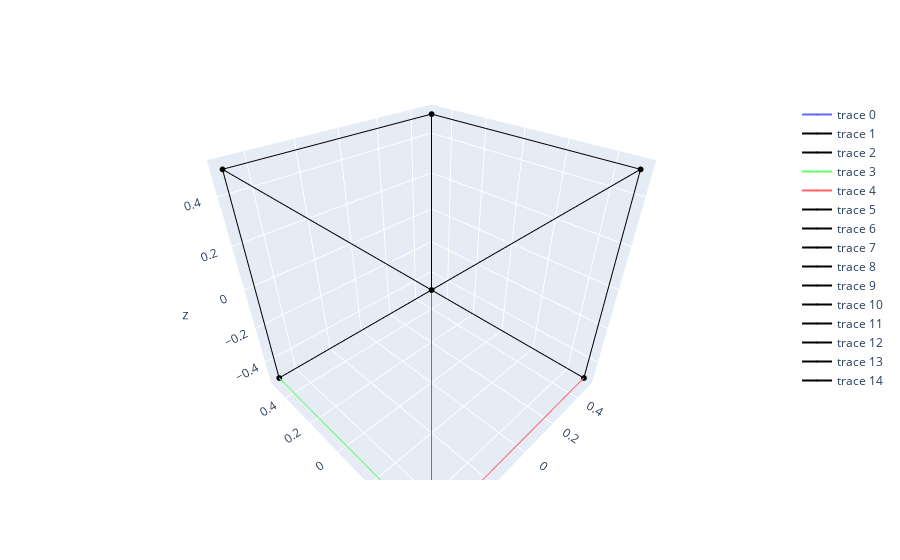
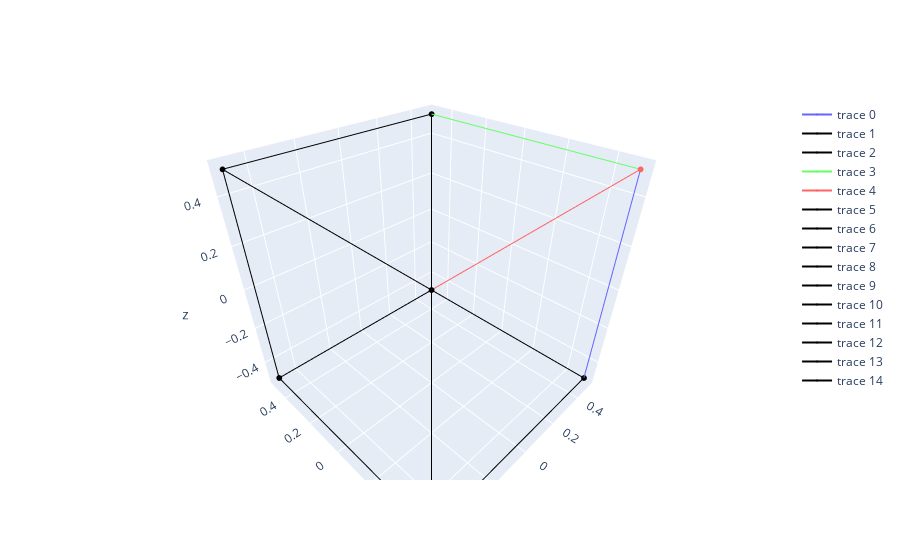
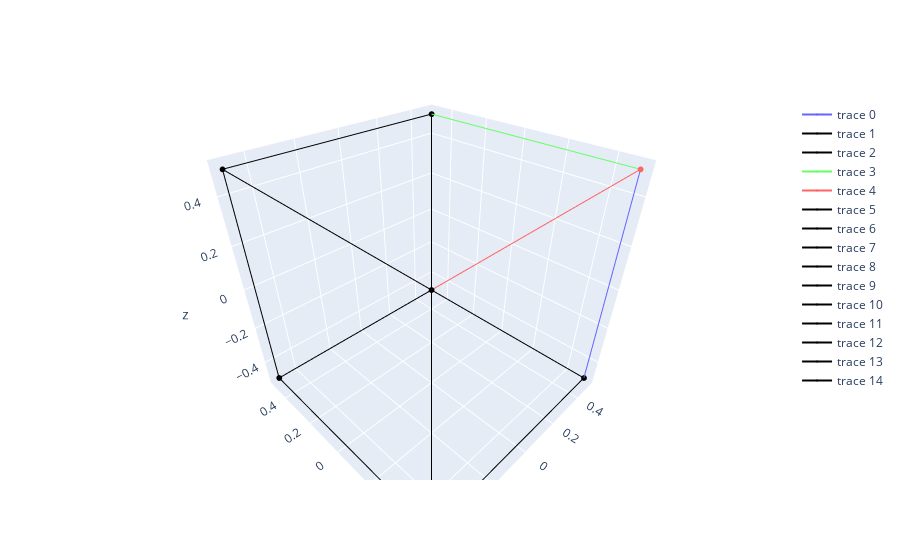

Notebook source saved alongside these figures, in order:
### Code cell
roll  = np.deg2rad(0)  # pitch
pitch = np.deg2rad(45)  # yaw
yaw   = np.deg2rad(45) # roll
distance = 2

R = np.matmul(
    rpy2rm(np.deg2rad(0), np.deg2rad(0), 0),
    rpy2rm(roll, pitch, yaw)
)


Rx = rpy2rm(np.deg2rad(45), np.deg2rad(0), np.deg2rad(0))
Ry = rpy2rm(np.deg2rad(0), np.deg2rad(45), np.deg2rad(0))
Rz = rpy2rm(np.deg2rad(0), np.deg2rad(0), np.deg2rad(45))
Ryz = rpy2rm(roll, pitch, yaw)

R1 = rpy2rm(np.deg2rad(0), np.deg2rad(180), np.deg2rad(0))
R2 = rpy2rm(np.deg2rad(180), np.deg2rad(0), np.deg2rad(180))

plot3d(SimplePose.landmarks, SimplePose.CONN_PATH_LIST, SimplePose.EDGE_COLOR)
plot3d( (R1 @ SimplePose.landmarks.T).T, SimplePose.CONN_PATH_LIST, SimplePose.EDGE_COLOR)
plot3d( (R2 @ SimplePose.landmarks.T).T, SimplePose.CONN_PATH_LIST, SimplePose.EDGE_COLOR)
#plot3d( (Rx @ SimplePose.landmarks.T).T, SimplePose.CONN_PATH_LIST, SimplePose.EDGE_COLOR)
#plot3d( (Ry @ SimplePose.landmarks.T).T, SimplePose.CONN_PATH_LIST, SimplePose.EDGE_COLOR)
#plot3d( (Rz @ SimplePose.landmarks.T).T, SimplePose.CONN_PATH_LIST, SimplePose.EDGE_COLOR)
#plot3d( (Ryz @ SimplePose.landmarks.T).T, SimplePose.CONN_PATH_LIST, SimplePose.EDGE_COLOR)

'''
translation = np.matmul(
    R,
    np.array([0, 0, distance]).reshape(-1, 1)
).reshape(-1, 1)

extrinsic = np.vstack([
    np.hstack([
        
        np.linalg.inv(R) ,
        #np.linalg.inv(np.matmul(
        #    rpy2rm( np.deg2rad(00), np.deg2rad(90), np.deg2rad(00) ), R
        #)),

        np.array([0, 0, distance]).reshape(-1, 1)

        #translation
    ]),
    np.array([0, 0, 0, 1])
])

print('extrinsic')
print(extrinsic)

f = 2
cx = 10
cy = 10
intrinsic = np.array([
    [f, 0, cx],
    [0, f, cy],
    [0, 0, 1]
])

projected = project2image(SimplePose.landmarks, extrinsic, intrinsic)

plot3d(SimplePose.landmarks, SimplePose.CONN_PATH_LIST)
plot(projected, SimplePose.CONN_PATH_LIST)
#PoseVisualizer.visualize(projected, SimplePose.CONN_PATH_LIST)
'''

### Figure 1 — Plotly figure (JSON) as saved in the notebook; plotly's stock layout.template omitted (floating-point values rounded to 4 significant figures)
{"data": [{"line": {"color": "rgb(100, 100, 255)"}, "marker": {"color": "rgb(100, 100, 255)", "size": 2}, "mode": "lines+markers+text", "type": "scatter3d", "x": [-0.5, -0.5], "y": [-0.5, -0.5], "z": [-0.5, 0.5]}, {"line": {"color": "rgb(0, 0, 0)"}, "marker": {"color": "rgb(0, 0, 0)", "size": 2}, "mode": "lines+markers+text", "type": "scatter3d", "x": [-0.5, -0.5], "y": [-0.5, 0.5], "z": [0.5, 0.5]}, {"line": {"color": "rgb(0, 0, 0)"}, "marker": {"color": "rgb(0, 0, 0)", "size": 2}, "mode": "lines+markers+text", "type": "scatter3d", "x": [-0.5, -0.5], "y": [0.5, 0.5], "z": [0.5, -0.5]}, {"line": {"color": "rgb(100, 255, 100)"}, "marker": {"color": "rgb(100, 255, 100)", "size": 2}, "mode": "lines+markers+text", "type": "scatter3d", "x": [-0.5, -0.5], "y": [0.5, -0.5], "z": [-0.5, -0.5]}, {"line": {"color": "rgb(255, 100, 100)"}, "marker": {"color": "rgb(255, 100, 100)", "size": 2}, "mode": "lines+markers+text", "type": "scatter3d", "x": [-0.5, 0.5], "y": [-0.5, -0.5], "z": [-0.5, -0.5]}, {"line": {"color": "rgb(0, 0, 0)"}, "marker": {"color": "rgb(0, 0, 0)", "size": 2}, "mode": "lines+markers+text", "type": "scatter3d", "x": [0.5, 0.5], "y": [-0.5, -0.5], "z": [-0.5, 0.5]}, {"line": {"color": "rgb(0, 0, 0)"}, "marker": {"color": "rgb(0, 0, 0)", "size": 2}, "mode": "lines+markers+text", "type": "scatter3d", "x": [0.5, -0.5], "y": [-0.5, -0.5], "z": [0.5, 0.5]}, {"line": {"color": "rgb(0, 0, 0)"}, "marker": {"color": "rgb(0, 0, 0)", "size": 2}, "mode": "lines+markers+text", "type": "scatter3d", "x": [-0.5, 0.5], "y": [-0.5, -0.5], "z": [0.5, 0.5]}, {"line": {"color": "rgb(0, 0, 0)"}, "marker": {"color": "rgb(0, 0, 0)", "size": 2}, "mode": "lines+markers+text", "type": "scatter3d", "x": [0.5, 0.5], "y": [-0.5, 0.5], "z": [0.5, 0.5]}, {"line": {"color": "rgb(0, 0, 0)"}, "marker": {"color": "rgb(0, 0, 0)", "size": 2}, "mode": "lines+markers+text", "type": "scatter3d", "x": [0.5, -0.5], "y": [0.5, 0.5], "z": [0.5, 0.5]}, {"line": {"color": "rgb(0, 0, 0)"}, "marker": {"color": "rgb(0, 0, 0)", "size": 2}, "mode": "lines+markers+text", "type": "scatter3d", "x": [-0.5, 0.5], "y": [0.5, 0.5], "z": [0.5, 0.5]}, {"line": {"color": "rgb(0, 0, 0)"}, "marker": {"color": "rgb(0, 0, 0)", "size": 2}, "mode": "lines+markers+text", "type": "scatter3d", "x": [0.5, 0.5], "y": [0.5, 0.5], "z": [0.5, -0.5]}, {"line": {"color": "rgb(0, 0, 0)"}, "marker": {"color": "rgb(0, 0, 0)", "size": 2}, "mode": "lines+markers+text", "type": "scatter3d", "x": [0.5, -0.5], "y": [0.5, 0.5], "z": [-0.5, -0.5]}, {"line": {"color": "rgb(0, 0, 0)"}, "marker": {"color": "rgb(0, 0, 0)", "size": 2}, "mode": "lines+markers+text", "type": "scatter3d", "x": [-0.5, 0.5], "y": [0.5, 0.5], "z": [-0.5, -0.5]}, {"line": {"color": "rgb(0, 0, 0)"}, "marker": {"color": "rgb(0, 0, 0)", "size": 2}, "mode": "lines+markers+text", "type": "scatter3d", "x": [0.5, 0.5], "y": [0.5, -0.5], "z": [-0.5, -0.5]}], "layout": {"scene": {"camera": {"eye": {"x": -1, "y": -1, "z": 1}}}}}

### Figure 2 — Plotly figure (JSON) as saved in the notebook; plotly's stock layout.template omitted (floating-point values rounded to 4 significant figures)
{"data": [{"line": {"color": "rgb(100, 100, 255)"}, "marker": {"color": "rgb(100, 100, 255)", "size": 2}, "mode": "lines+markers+text", "type": "scatter3d", "x": [0.5, 0.5], "y": [-0.5, -0.5], "z": [0.5, -0.5]}, {"line": {"color": "rgb(0, 0, 0)"}, "marker": {"color": "rgb(0, 0, 0)", "size": 2}, "mode": "lines+markers+text", "type": "scatter3d", "x": [0.5, 0.5], "y": [-0.5, 0.5], "z": [-0.5, -0.5]}, {"line": {"color": "rgb(0, 0, 0)"}, "marker": {"color": "rgb(0, 0, 0)", "size": 2}, "mode": "lines+markers+text", "type": "scatter3d", "x": [0.5, 0.5], "y": [0.5, 0.5], "z": [-0.5, 0.5]}, {"line": {"color": "rgb(100, 255, 100)"}, "marker": {"color": "rgb(100, 255, 100)", "size": 2}, "mode": "lines+markers+text", "type": "scatter3d", "x": [0.5, 0.5], "y": [0.5, -0.5], "z": [0.5, 0.5]}, {"line": {"color": "rgb(255, 100, 100)"}, "marker": {"color": "rgb(255, 100, 100)", "size": 2}, "mode": "lines+markers+text", "type": "scatter3d", "x": [0.5, -0.5], "y": [-0.5, -0.5], "z": [0.5, 0.5]}, {"line": {"color": "rgb(0, 0, 0)"}, "marker": {"color": "rgb(0, 0, 0)", "size": 2}, "mode": "lines+markers+text", "type": "scatter3d", "x": [-0.5, -0.5], "y": [-0.5, -0.5], "z": [0.5, -0.5]}, {"line": {"color": "rgb(0, 0, 0)"}, "marker": {"color": "rgb(0, 0, 0)", "size": 2}, "mode": "lines+markers+text", "type": "scatter3d", "x": [-0.5, 0.5], "y": [-0.5, -0.5], "z": [-0.5, -0.5]}, {"line": {"color": "rgb(0, 0, 0)"}, "marker": {"color": "rgb(0, 0, 0)", "size": 2}, "mode": "lines+markers+text", "type": "scatter3d", "x": [0.5, -0.5], "y": [-0.5, -0.5], "z": [-0.5, -0.5]}, {"line": {"color": "rgb(0, 0, 0)"}, "marker": {"color": "rgb(0, 0, 0)", "size": 2}, "mode": "lines+markers+text", "type": "scatter3d", "x": [-0.5, -0.5], "y": [-0.5, 0.5], "z": [-0.5, -0.5]}, {"line": {"color": "rgb(0, 0, 0)"}, "marker": {"color": "rgb(0, 0, 0)", "size": 2}, "mode": "lines+markers+text", "type": "scatter3d", "x": [-0.5, 0.5], "y": [0.5, 0.5], "z": [-0.5, -0.5]}, {"line": {"color": "rgb(0, 0, 0)"}, "marker": {"color": "rgb(0, 0, 0)", "size": 2}, "mode": "lines+markers+text", "type": "scatter3d", "x": [0.5, -0.5], "y": [0.5, 0.5], "z": [-0.5, -0.5]}, {"line": {"color": "rgb(0, 0, 0)"}, "marker": {"color": "rgb(0, 0, 0)", "size": 2}, "mode": "lines+markers+text", "type": "scatter3d", "x": [-0.5, -0.5], "y": [0.5, 0.5], "z": [-0.5, 0.5]}, {"line": {"color": "rgb(0, 0, 0)"}, "marker": {"color": "rgb(0, 0, 0)", "size": 2}, "mode": "lines+markers+text", "type": "scatter3d", "x": [-0.5, 0.5], "y": [0.5, 0.5], "z": [0.5, 0.5]}, {"line": {"color": "rgb(0, 0, 0)"}, "marker": {"color": "rgb(0, 0, 0)", "size": 2}, "mode": "lines+markers+text", "type": "scatter3d", "x": [0.5, -0.5], "y": [0.5, 0.5], "z": [0.5, 0.5]}, {"line": {"color": "rgb(0, 0, 0)"}, "marker": {"color": "rgb(0, 0, 0)", "size": 2}, "mode": "lines+markers+text", "type": "scatter3d", "x": [-0.5, -0.5], "y": [0.5, -0.5], "z": [0.5, 0.5]}], "layout": {"scene": {"camera": {"eye": {"x": -1, "y": -1, "z": 1}}}}}

### Figure 3 — Plotly figure (JSON) as saved in the notebook; plotly's stock layout.template omitted (floating-point values rounded to 4 significant figures)
{"data": [{"line": {"color": "rgb(100, 100, 255)"}, "marker": {"color": "rgb(100, 100, 255)", "size": 2}, "mode": "lines+markers+text", "type": "scatter3d", "x": [0.5, 0.5], "y": [-0.5, -0.5], "z": [0.5, -0.5]}, {"line": {"color": "rgb(0, 0, 0)"}, "marker": {"color": "rgb(0, 0, 0)", "size": 2}, "mode": "lines+markers+text", "type": "scatter3d", "x": [0.5, 0.5], "y": [-0.5, 0.5], "z": [-0.5, -0.5]}, {"line": {"color": "rgb(0, 0, 0)"}, "marker": {"color": "rgb(0, 0, 0)", "size": 2}, "mode": "lines+markers+text", "type": "scatter3d", "x": [0.5, 0.5], "y": [0.5, 0.5], "z": [-0.5, 0.5]}, {"line": {"color": "rgb(100, 255, 100)"}, "marker": {"color": "rgb(100, 255, 100)", "size": 2}, "mode": "lines+markers+text", "type": "scatter3d", "x": [0.5, 0.5], "y": [0.5, -0.5], "z": [0.5, 0.5]}, {"line": {"color": "rgb(255, 100, 100)"}, "marker": {"color": "rgb(255, 100, 100)", "size": 2}, "mode": "lines+markers+text", "type": "scatter3d", "x": [0.5, -0.5], "y": [-0.5, -0.5], "z": [0.5, 0.5]}, {"line": {"color": "rgb(0, 0, 0)"}, "marker": {"color": "rgb(0, 0, 0)", "size": 2}, "mode": "lines+markers+text", "type": "scatter3d", "x": [-0.5, -0.5], "y": [-0.5, -0.5], "z": [0.5, -0.5]}, {"line": {"color": "rgb(0, 0, 0)"}, "marker": {"color": "rgb(0, 0, 0)", "size": 2}, "mode": "lines+markers+text", "type": "scatter3d", "x": [-0.5, 0.5], "y": [-0.5, -0.5], "z": [-0.5, -0.5]}, {"line": {"color": "rgb(0, 0, 0)"}, "marker": {"color": "rgb(0, 0, 0)", "size": 2}, "mode": "lines+markers+text", "type": "scatter3d", "x": [0.5, -0.5], "y": [-0.5, -0.5], "z": [-0.5, -0.5]}, {"line": {"color": "rgb(0, 0, 0)"}, "marker": {"color": "rgb(0, 0, 0)", "size": 2}, "mode": "lines+markers+text", "type": "scatter3d", "x": [-0.5, -0.5], "y": [-0.5, 0.5], "z": [-0.5, -0.5]}, {"line": {"color": "rgb(0, 0, 0)"}, "marker": {"color": "rgb(0, 0, 0)", "size": 2}, "mode": "lines+markers+text", "type": "scatter3d", "x": [-0.5, 0.5], "y": [0.5, 0.5], "z": [-0.5, -0.5]}, {"line": {"color": "rgb(0, 0, 0)"}, "marker": {"color": "rgb(0, 0, 0)", "size": 2}, "mode": "lines+markers+text", "type": "scatter3d", "x": [0.5, -0.5], "y": [0.5, 0.5], "z": [-0.5, -0.5]}, {"line": {"color": "rgb(0, 0, 0)"}, "marker": {"color": "rgb(0, 0, 0)", "size": 2}, "mode": "lines+markers+text", "type": "scatter3d", "x": [-0.5, -0.5], "y": [0.5, 0.5], "z": [-0.5, 0.5]}, {"line": {"color": "rgb(0, 0, 0)"}, "marker": {"color": "rgb(0, 0, 0)", "size": 2}, "mode": "lines+markers+text", "type": "scatter3d", "x": [-0.5, 0.5], "y": [0.5, 0.5], "z": [0.5, 0.5]}, {"line": {"color": "rgb(0, 0, 0)"}, "marker": {"color": "rgb(0, 0, 0)", "size": 2}, "mode": "lines+markers+text", "type": "scatter3d", "x": [0.5, -0.5], "y": [0.5, 0.5], "z": [0.5, 0.5]}, {"line": {"color": "rgb(0, 0, 0)"}, "marker": {"color": "rgb(0, 0, 0)", "size": 2}, "mode": "lines+markers+text", "type": "scatter3d", "x": [-0.5, -0.5], "y": [0.5, -0.5], "z": [0.5, 0.5]}], "layout": {"scene": {"camera": {"eye": {"x": -1, "y": -1, "z": 1}}}}}
